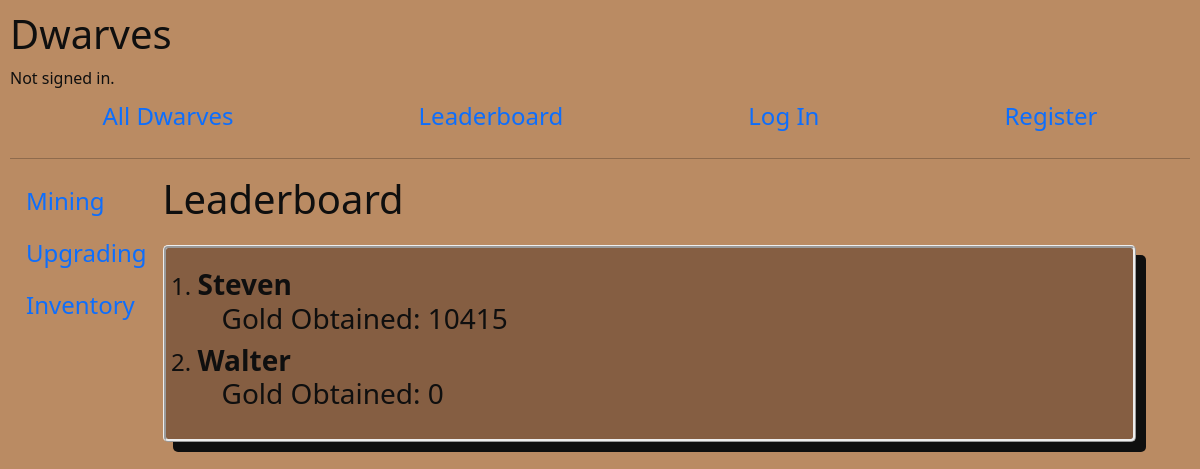
/leaderboard, run on an earlier commit of the app's database.
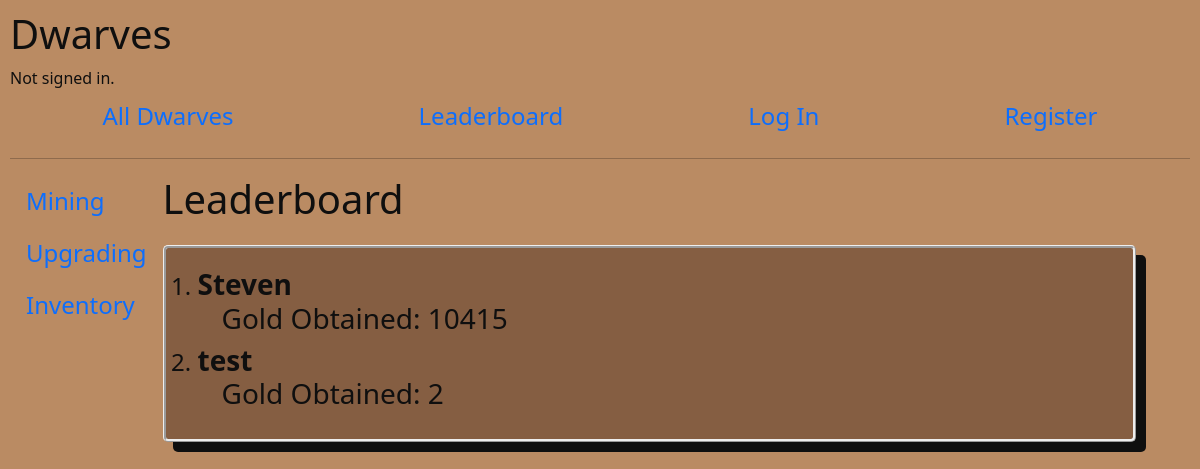
And on a later commit of the database.
### dwarves/models.py (models this page shows)
class User(AbstractUser):
    gold_obtained = models.IntegerField(default=0)

### dwarves/views.py (the view)
# urls.py: path("leaderboard", views.leaderboard, name="leaderboard"),
def leaderboard(request):
    users = User.objects.order_by("-gold_obtained")
    return render(request, "dwarves/leaderboard.html",{
        "users" : users
    })

### dwarves/templates/dwarves/leaderboard.html
{% extends "dwarves/layout.html" %}
{% block body %}
<h1>Leaderboard</h1>
<div class=row style="margin:2%; margin-left:5%; border-style:ridge; border-radius:5px;
                    box-shadow: 10px 10px; background-color:#855E42">
<ol style="margin:20px; font-size:x-large">
{% for user in users %}
    <li><h3><strong>{{ user.username }}</strong><div class= "container">Gold Obtained: {{user.gold_obtained }}</div></h3></li>
{% endfor %}
</ol>
</div>
{% endblock %}

What changed in the data, as far as the page shows it:
removed User: username "Walter", gold_obtained "0"
added User: username "test", gold_obtained "2"
